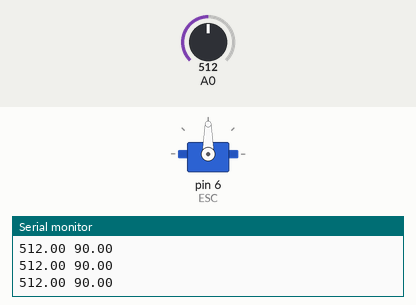
Recording of a sketch running on a simulated Arduino Uno, built with avr-gcc and run on an emulated ATmega328P. Parts: servo, the last lines printed to the serial monitor. The inputs (shaded band) are chosen by the test bench; at power-on: A0 = 512.

Above: at 1.2 s.
1.3 s: A0 set to 555
At 2.7 s:
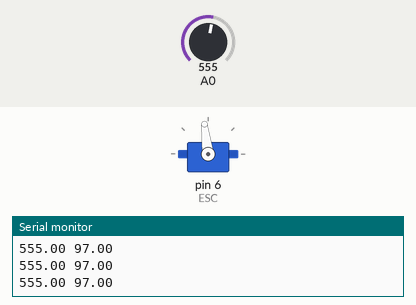
4.3 s: A0 set to 577
At 5.0 s:
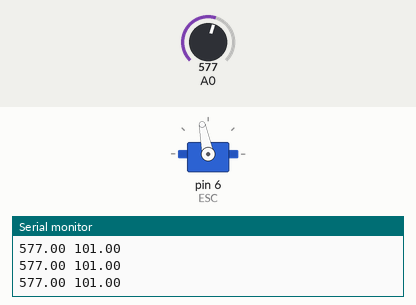
5.8 s: A0 set to 716
At 6.6 s:
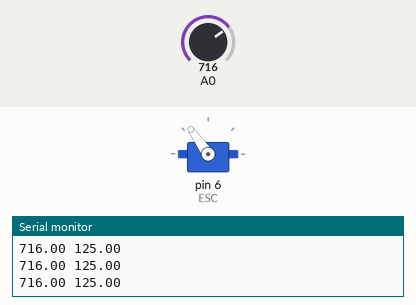
7.3 s: A0 set to 900
At 7.7 s:
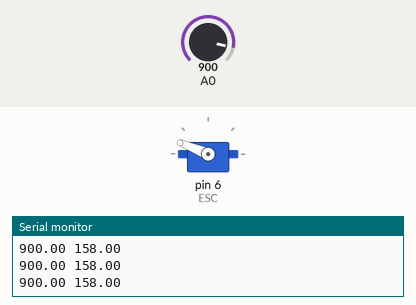
8.8 s: A0 set to 984
At 9.9 s:
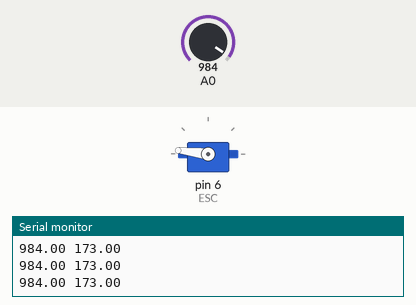
10.3 s: A0 set to 1013
At 11.0 s:
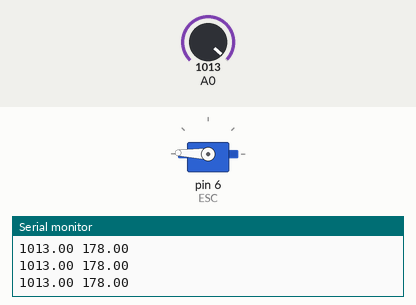
Timing chart, 0 to 12.8 s (numbered marks = the images above; inputs shaded):
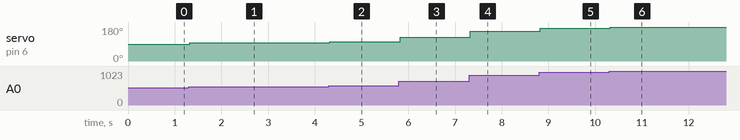

Measured:
- after the input at 1.3 s, servo on pin 6 (ESC): 90° → 97° at once
- after the input at 4.3 s, servo on pin 6 (ESC): 97° → 101° at once
- after the input at 5.8 s, servo on pin 6 (ESC): 101° → 125° at once
- after the input at 7.3 s, servo on pin 6 (ESC): 125° → 158° at once
- after the input at 8.8 s, servo on pin 6 (ESC): 158° → 173° at once
- after the input at 10.3 s, servo on pin 6 (ESC): 173° → 178° at once

The sketch:

nesper.ino
```cpp
#include <Servo.h>
Servo ESC;
double joystick = 0;
double val = 0;
void setup() {
  Serial.begin(9600);
  ESC.attach(6,1000,2000);
}
void loop() {
  joystick = analogRead(A0);
  val = map(joystick, 0, 1023, 0, 180);
  Serial.print(joystick);
  Serial.print(" ");
  Serial.println(val);
  ESC.write(val);
}
```
